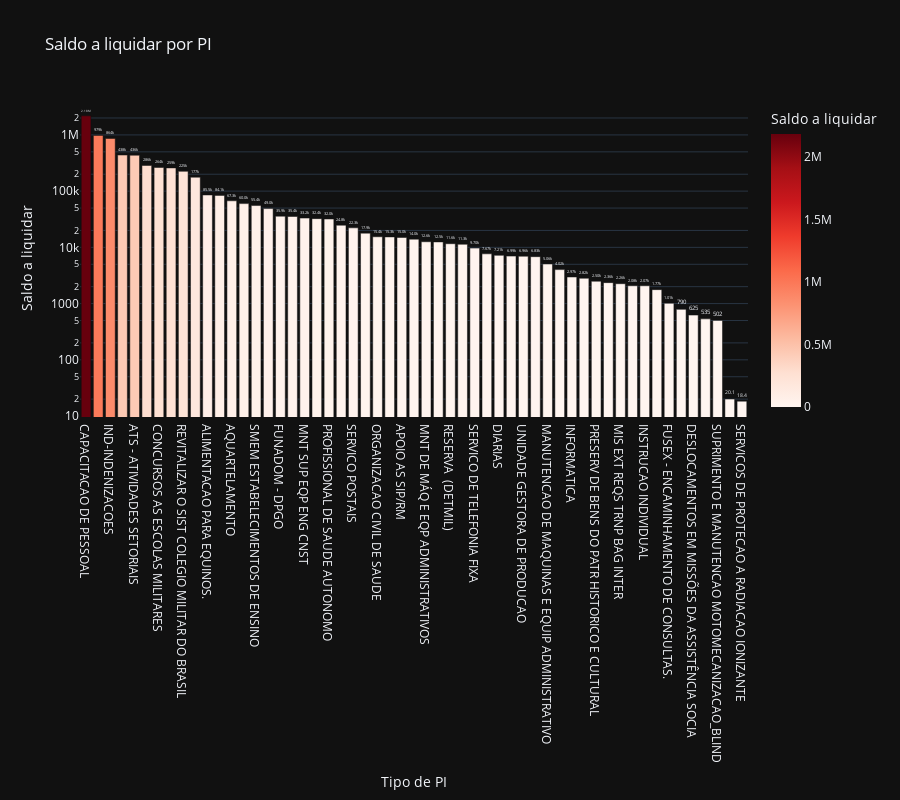

The cell this chart's notebook holds for it:
### Code cell
# Saldo a liquidar por tipo de PI
cols = ['NOME_PI', 'A_LIQUIDAR']

df_aux = df.loc[:, cols].groupby('NOME_PI').sum().sort_values(by= 'A_LIQUIDAR', ascending=False).reset_index()
df_aux = df_aux[df_aux['A_LIQUIDAR'] > 0]
fig = px.bar(df_aux, 
             x='NOME_PI', 
             y='A_LIQUIDAR',
             title='Saldo a liquidar por PI',
             labels={'NOME_PI':'Tipo de PI', 'A_LIQUIDAR':'Saldo a liquidar'},
             text_auto='.3s',
             height=800,
             log_y=True,
             color='A_LIQUIDAR',
             color_continuous_scale = 'reds',
             template='plotly_dark')
fig.update_traces(textposition = 'outside', cliponaxis = False, hovertemplate=None)
fig.update_layout(hovermode="x unified")

fig.show()

### Figure 1 — Plotly figure (JSON) as saved in the notebook; plotly's stock layout.template omitted (floating-point values rounded to 4 significant figures)
{"data": [{"alignmentgroup": "True", "cliponaxis": false, "legendgroup": "", "marker": {"color": [2184000.0, 979300.0, 864263, 438300.0, 435643, 286200.0, 263600.0, 258900.0, 225000.0, 176990, 85490.0, 84050.0, 67320.0, 60000.0, 55440.0, 48970.0, 35870, 35450.0, 33180.0, 32440.0, 31950.0, 24800.0, 22260, 17910.0, 15430.0, 15330.0, 14990.0, 14000, 12590.0, 12494, 11610.0, 11340.0, 9702.0, 7674.0, 7212.0, 6992.0, 6957, 6829.0, 5060, 4021.0, 2972, 2823.0, 2500.0, 2359.0, 2256.0, 2075.0, 2075.0, 1771.0, 1011.0, 790, 624.8, 535.2, 501.9, 20.06, 18.4], "coloraxis": "coloraxis", "pattern": {"shape": ""}}, "name": "", "offsetgroup": "", "orientation": "v", "showlegend": false, "textposition": "outside", "texttemplate": "%{y:.3s}", "type": "bar", "x": ["CAPACITACAO DE PESSOAL", "IND - INDENIZACOES", "IND-INDENIZACOES", "A1QR - QUANTITATIVO DE RANCHO", "ATS - ATIVIDADES SETORIAIS", "DESPESAS COM ENERGIA ELETRICA", "CONCURSOS AS ESCOLAS MILITARES", "LIMPEZA DE BENS IMÓVEIS", "REVITALIZAR O SIST COLEGIO MILITAR DO BRASIL", "PLANO DE INVESTIMENTO E MANUTENCAO", "ALIMENTACAO PARA EQUINOS.", "AQS DE ALMT  PARA  EQUINOS: ALFAF/AVEIA/FENO", "AQUARTELAMENTO", "APOIO A MANUTENCAO DE PNR", "SMEM ESTABELECIMENTOS DE ENSINO", "ESCO - QUANTITATIVO DE RANCHO", "FUNADOM - DPGO", "TRANSPORTE-DIARIAS", "MNT SUP EQP ENG CNST", "COLEGIO MILITAR - ADMINISTRACAO", "PROFISSIONAL DE SAUDE AUTONOMO", "ADMINISTRACAO DE OM", "SERVICO POSTAIS", "CONCESSIONÁRIAS DE ÁGUA E ESGOTO", "ORGANIZACAO CIVIL DE SAUDE", "CONSTRUIR E ADEQUAR INST SIST EDU E CULT EB", "APOIO AS SIP/RM", "AQUISICAO PROTESE", "MNT DE MÁQ E EQP ADMINISTRATIVOS", "MATERIAL DE INTENDÊNCIA", "RESERVA  (DETMIL)", "REMONTA E VETERINÁRIA", "SERVICO DE TELEFONIA FIXA", "LAVAGEM DE ROUPAS PARA A VIDA VEGETATIVA OM", "DIARIAS", "MNT DE AQUARTELAMENTO", "UNIDADE GESTORA DE PRODUCAO", "LOG VTR BLD SOB GESTÃO DA REGIÃO MILITAR", "MANUTENCAO DE MAQUINAS E EQUIP ADMINISTRATIVO", "SERVICO DE TELEFONIA MOVEL", "INFORMATICA", "A3RR - QUANTITATIVO DE RANCHO", "PRESERV DE BENS DO PATR HISTORICO E CULTURAL", "CERTIFICACAO DIGITAL", "MIS EXT REQS TRNP BAG INTER", "DSLC A SV PREP ADM MIS EXT", "INSTRUCAO INDIVIDUAL", "DIAR - DIARIAS", "FUSEX - ENCAMINHAMENTO DE CONSULTAS.", "A5PA - PASA", "DESLOCAMENTOS EM MISSÕES DA ASSISTÊNCIA SOCIA", "PVANA", "SUPRIMENTO E MANUTENCAO MOTOMECANIZACAO_BLIND", "SUP MAT E EQUIPAMENTOS ADMINISTRATIVOS", "SERVICOS DE PROTECAO A RADIACAO IONIZANTE"], "xaxis": "x", "y": [2184000.0, 979300.0, 864263, 438300.0, 435643, 286200.0, 263600.0, 258900.0, 225000.0, 176990, 85490.0, 84050.0, 67320.0, 60000.0, 55440.0, 48970.0, 35870, 35450.0, 33180.0, 32440.0, 31950.0, 24800.0, 22260, 17910.0, 15430.0, 15330.0, 14990.0, 14000, 12590.0, 12494, 11610.0, 11340.0, 9702.0, 7674.0, 7212.0, 6992.0, 6957, 6829.0, 5060, 4021.0, 2972, 2823.0, 2500.0, 2359.0, 2256.0, 2075.0, 2075.0, 1771.0, 1011.0, 790, 624.8, 535.2, 501.9, 20.06, 18.4], "yaxis": "y"}], "layout": {"barmode": "relative", "coloraxis": {"colorbar": {"title": {"text": "Saldo a liquidar"}}, "colorscale": [[0, "rgb(255,245,240)"], [0.125, "rgb(254,224,210)"], [0.25, "rgb(252,187,161)"], [0.375, "rgb(252,146,114)"], [0.5, "rgb(251,106,74)"], [0.625, "rgb(239,59,44)"], [0.75, "rgb(203,24,29)"], [0.875, "rgb(165,15,21)"], [1, "rgb(103,0,13)"]]}, "height": 800, "hovermode": "x unified", "legend": {"tracegroupgap": 0}, "title": {"text": "Saldo a liquidar por PI"}, "xaxis": {"anchor": "y", "domain": [0, 1], "title": {"text": "Tipo de PI"}}, "yaxis": {"anchor": "x", "domain": [0, 1], "title": {"text": "Saldo a liquidar"}, "type": "log"}}}
